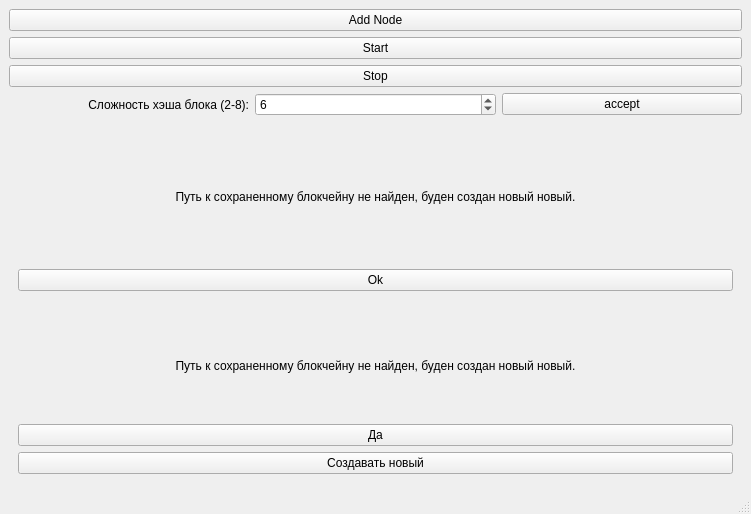
<?xml version="1.0" encoding="UTF-8"?>
<ui version="4.0">
 <class>MainWindow</class>
 <widget class="QMainWindow" name="MainWindow">
  <property name="geometry">
   <rect>
    <x>0</x>
    <y>0</y>
    <width>751</width>
    <height>514</height>
   </rect>
  </property>
  <property name="sizePolicy">
   <sizepolicy hsizetype="Preferred" vsizetype="Minimum">
    <horstretch>0</horstretch>
    <verstretch>0</verstretch>
   </sizepolicy>
  </property>
  <property name="windowTitle">
   <string>MainWindow</string>
  </property>
  <widget class="QWidget" name="centralwidget">
   <layout class="QVBoxLayout" name="mainLay">
    <item>
     <widget class="QPushButton" name="AddButton">
      <property name="text">
       <string>Add Node</string>
      </property>
     </widget>
    </item>
    <item>
     <widget class="QPushButton" name="startBtn">
      <property name="text">
       <string>Start</string>
      </property>
     </widget>
    </item>
    <item>
     <widget class="QPushButton" name="stop_pushButton">
      <property name="text">
       <string>Stop</string>
      </property>
     </widget>
    </item>
    <item>
     <layout class="QHBoxLayout" name="horizontalLayout">
      <item>
       <widget class="QLabel" name="label">
        <property name="text">
         <string>Сложность хэша блока (2-8):</string>
        </property>
        <property name="alignment">
         <set>Qt::AlignRight|Qt::AlignTrailing|Qt::AlignVCenter</set>
        </property>
       </widget>
      </item>
      <item>
       <widget class="QSpinBox" name="spinBox">
        <property name="minimum">
         <number>2</number>
        </property>
        <property name="maximum">
         <number>8</number>
        </property>
        <property name="value">
         <number>6</number>
        </property>
       </widget>
      </item>
      <item>
       <widget class="QPushButton" name="pushButton">
        <property name="text">
         <string>accept</string>
        </property>
       </widget>
      </item>
     </layout>
    </item>
    <item>
     <widget class="QWidget" name="widget_confNoFound" native="true">
      <layout class="QVBoxLayout" name="verticalLayout">
       <item>
        <widget class="QLabel" name="Message_Label">
         <property name="text">
          <string>&lt;html&gt;&lt;head/&gt;&lt;body&gt;&lt;p align=&quot;center&quot;&gt;Путь к сохраненному блокчейну не найден, буден создан новый новый.&lt;/p&gt;&lt;/body&gt;&lt;/html&gt;</string>
         </property>
        </widget>
       </item>
       <item>
        <widget class="QPushButton" name="pushButton_noFoundOK">
         <property name="text">
          <string>Ok</string>
         </property>
        </widget>
       </item>
      </layout>
     </widget>
    </item>
    <item>
     <widget class="QWidget" name="widget_confFounded" native="true">
      <layout class="QVBoxLayout" name="verticalLayout_2">
       <item>
        <widget class="QLabel" name="Message_Label_2">
         <property name="text">
          <string>&lt;html&gt;&lt;head/&gt;&lt;body&gt;&lt;p align=&quot;center&quot;&gt;Путь к сохраненному блокчейну не найден, буден создан новый новый.&lt;/p&gt;&lt;/body&gt;&lt;/html&gt;</string>
         </property>
        </widget>
       </item>
       <item>
        <widget class="QPushButton" name="pushButton_LoadBC">
         <property name="text">
          <string>Да</string>
         </property>
        </widget>
       </item>
       <item>
        <widget class="QPushButton" name="pushButton_createNewBC">
         <property name="text">
          <string>Создавать новый</string>
         </property>
        </widget>
       </item>
      </layout>
     </widget>
    </item>
   </layout>
  </widget>
  <widget class="QMenuBar" name="menubar">
   <property name="geometry">
    <rect>
     <x>0</x>
     <y>0</y>
     <width>751</width>
     <height>20</height>
    </rect>
   </property>
  </widget>
  <widget class="QStatusBar" name="statusbar"/>
 </widget>
 <resources/>
 <connections/>
</ui>
